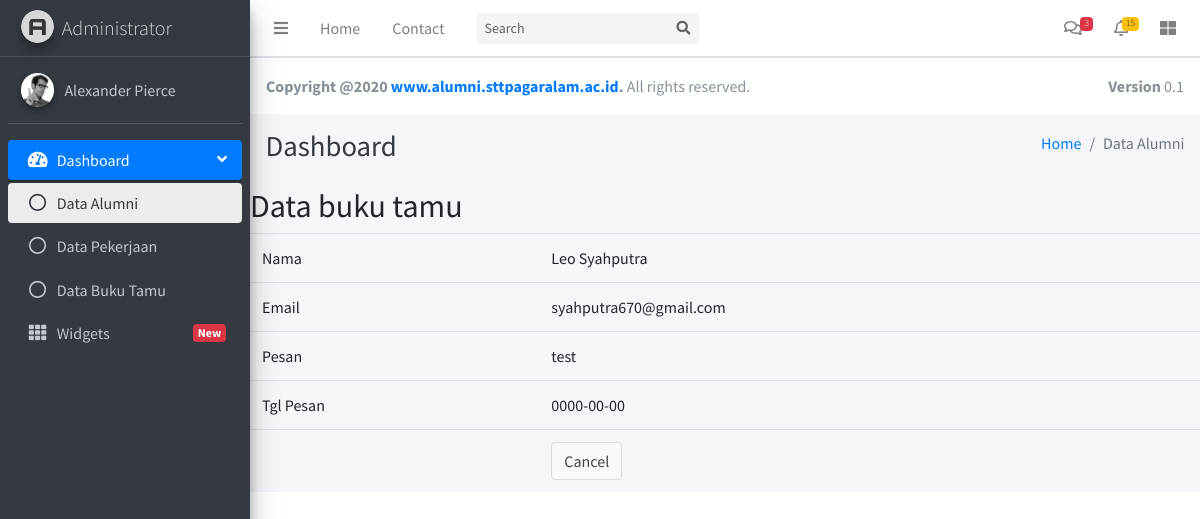
The app's page /index.php/b_tamu/read/1 with its own data.
### tables this page shows
CREATE TABLE IF NOT EXISTS `tb_buku_tamu` (
  `id` int(5) NOT NULL AUTO_INCREMENT,
  `nama` varchar(25) NOT NULL,
  `email` varchar(30) NOT NULL,
  `pesan` text NOT NULL,
  `tgl_pesan` date NOT NULL,
  PRIMARY KEY (`id`)
);

### application/controllers/B_tamu.php (called while the page is built, shortened)
<?php
class B_tamu extends CI_Controller
{
    function __construct()
    {
        $this->load->model('M_Tamu');
        $this->load->library('form_validation');
    }
    public function read($id)
    {
        $row = $this->M_Tamu->get_by_id($id);
        if ($row) {
            $data = array(
		'id' => $row->id,
		'nama' => $row->nama,
		'email' => $row->email,
		'pesan' => $row->pesan,
		'tgl_pesan' => $row->tgl_pesan,
	    );
             $this->load->view('adminlte/header');
            $this->load->view('adminlte/navbar');
            $this->load->view('adminlte/sidebar');
            $this->load->view('adminlte/footer');
            $this->load->view('b_tamu/tb_buku_tamu_read', $data);
        } else {
            $this->session->set_flashdata('message', 'Record Not Found');
            redirect(site_url('b_tamu'));
        }
    }
}

### index.php (called while the page is built, shortened)
<?php
require_once BASEPATH.'core/CodeIgniter.php';

### application/models/M_Tamu.php (called while the page is built, shortened)
<?php
class M_Tamu extends CI_Model
{
    public $table = 'tb_buku_tamu';
    public $id = 'id';
    function get_by_id($id)
    {
        $this->db->where($this->id, $id);
        return $this->db->get($this->table)->row();
    }
}

### application/views/b_tamu/tb_buku_tamu_read.php (the view, shortened to what this page needs)
 <div class="content-wrapper">
   <div class="content-header">
     <div class="container-fluid">
       <div class="row mb-2">
         <div class="col-sm-6">
           <h1 class="m-0 text-dark">Dashboard</h1>
         </div>
         <div class="col-sm-6">
           <ol class="breadcrumb float-sm-right">
             <li class="breadcrumb-item"><a href="#">Home</a></li>
             <li class="breadcrumb-item active">Data Alumni</li>
           </ol>
         </div>
       </div>
     </div>
   </div>
       <h2 style="margin-top:0px">Data buku tamu</h2>
       <table class="table">
    <tr><td>Nama</td><td><?php echo $nama; ?></td></tr>
    <tr><td>Email</td><td><?php echo $email; ?></td></tr>
    <tr><td>Pesan</td><td><?php echo $pesan; ?></td></tr>
    <tr><td>Tgl Pesan</td><td><?php echo $tgl_pesan; ?></td></tr>
    <tr><td></td><td><a href="<?php echo site_url('b_tamu') ?>" class="btn btn-default">Cancel</a></td></tr>
</table>
      </div>

### records on screen
tb_buku_tamu: nama "Leo Syahputra", email "syahputra670@gmail.com", pesan "test", tgl_pesan "0000-00-00"
